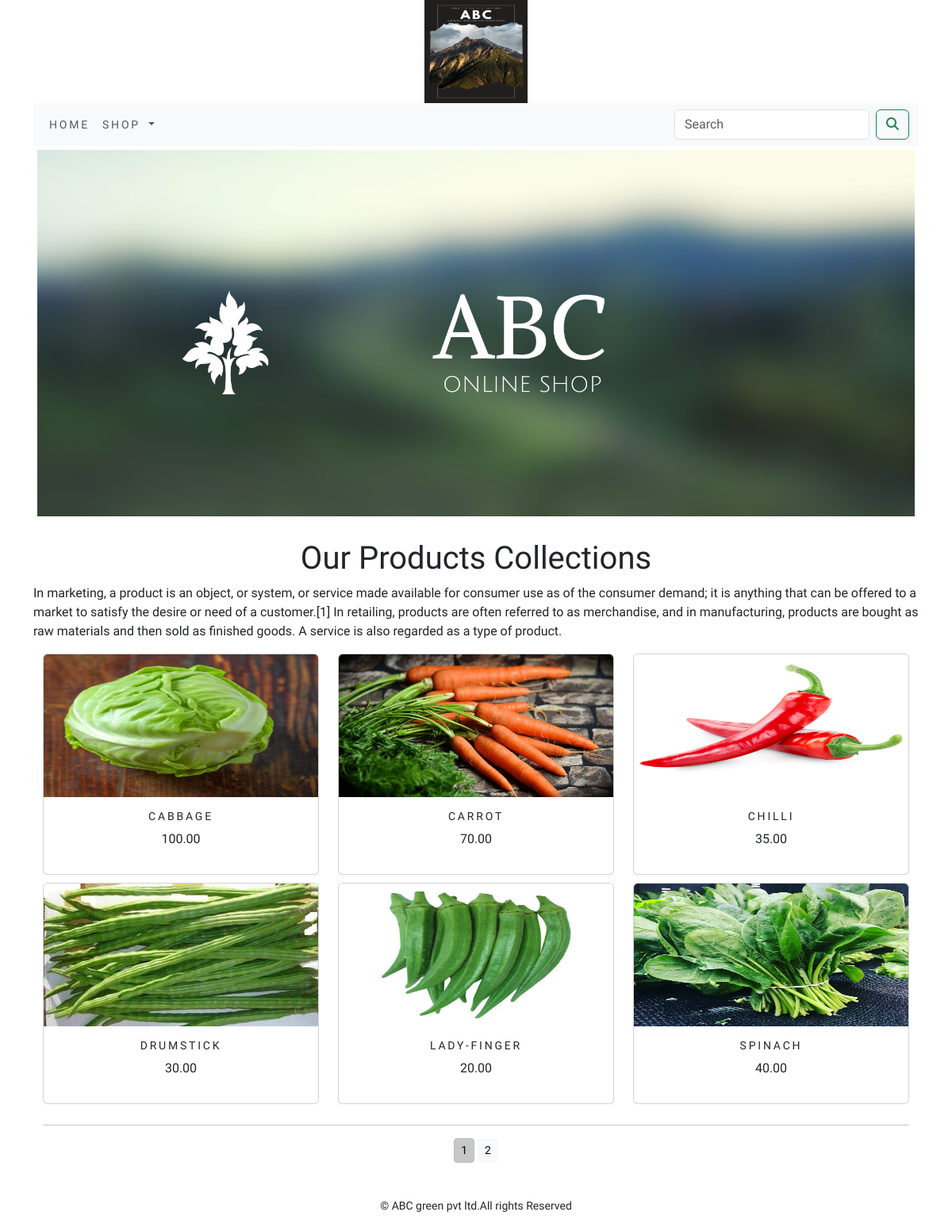
The app's page /shop/ with its own data.
### shop/models.py (models this page shows, shortened)
class Product(models.Model):
    name=models.CharField(max_length=250,unique=True)
    slug=models.SlugField(max_length=250,unique=True)
    description=models.TextField(blank=True)
    price=models.DecimalField(max_digits=10,decimal_places=2)
    category=models.ForeignKey(Category,on_delete=models.CASCADE)
    image=models.ImageField(upload_to='product',blank=True)
    stock=models.IntegerField()
    available=models.BooleanField(default=True)
    created=models.DateTimeField(auto_now_add=True)
    updated=models.DateTimeField(auto_now=True)
    def get_url(self):
        return reverse('shop:proDetail',args=[self.category.slug,self.slug])
    class Meta:
        ordering=('name',)
        verbose_name='product'
        verbose_name_plural='products'

### shop/views.py (the view)
# urls.py: path('',views.allProdCat,name='allProdCat'),
def allProdCat(request,c_slug=None):
    c_page=None
    products_list=None
    if c_slug!=None:
        c_page=get_object_or_404(Category,slug=c_slug)
        products_list=Product.objects.all().filter(category=c_page,available=True)
    else:
        products_list=Product.objects.all().filter(available=True)
    paginator=Paginator(products_list,6)
    try:
        page=int(request.GET.get('page','1'))
    except:
        page=1
    try:
        products=paginator.page(page)
    except (EmptyPage,InvalidPage):
        products=paginator.page(paginator.num_pages)
    return  render(request,'category.html',{'category':c_page,'products':products})

### cart/context_processors.py (called while the page is built)
def counter(request):
    item_count=0
    if 'admin' in request.path:
        return {}
    else:
        try:
            cart=Cart.objects.filter(cart_id=_cart_id(request))
            cart_items=CartItem.objects.all().filter(cart=cart[:1])
            for cart_item in cart_items:
                item_count +=cart_item.quantity
        except Cart.DoesNotExit:
            item_count =0
    return dict(item_count=item_count)

### cart/views.py (called while the page is built)
def _cart_id(request):
    cart=request.session.session_key
    if not cart:
        cart=request.session.create()
    return cart

### shop/context_processors.py (called while the page is built)
def menu_links(request):
    links=Category.objects.all()
    return  dict(links=links)

### shop/models.py (called while the page is built)
    def get_url(self):
        return reverse('shop:product_by_category',args=[self.slug])

### templates/category.html (shortened to what this page needs)
{% extends 'base.html' %}
{% load static %}
{% block content %}
<div class="mx-auto">
  {% if category %}
  <img class="my_image"  style=" width:100%;
    height:20%;"src="{{category.image.url}}" alt="{{category.name}}">
</div>
<br>
<div>
  <h1 class="text-center my_title" style="font-size:16px;
    text-transform:uppercase;
    letter-spacing:.2em;">{{category.name}}</h1>
  <p class="text-justify">{{category.description}}</p>
</div>
{% else %}
<div>
<img class="my_image my_image_padding" style=" width:100%;padding:5px;"src="{% static 'img/banner.png' %}" alt="our products">
</div>
<br>
<div>
  <h1 class="text-center my_title">Our Products Collections</h1>
  <p class="text-justify">In marketing, a product is an object, or system, or service made available for consumer use as of the consumer demand; it is anything that can be offered to a market to satisfy the desire or need of a customer.[1] In retailing, products are often referred to as merchandise, and in manufacturing, products are bought as raw materials and then sold as finished goods. A service is also regarded as a type of product.</p>
</div>
{% endif %}
<div class="container">
  <div class="row mx_auto">
    {% for product in products.object_list %}
    <div class="my_bottom_margin col-9 col-sm-12 col-md-4 xol-lg-4" style="margin-bottom:10px;" >
      <div class="card text-center" style="min-width:18rem;">
        <a href="{{product.get_url}}"><img class="card-img-top my_image" style="width:100%;height:180px;" src="{{product.image.url}}" alt="{{product.name}}"></a>
      <div class="card-body">
        <h4 style="font-size:14px;
text-transform:uppercase;
letter-spacing:.2em;">{{product.name}}</h4>
          <p>{{product.price}}</p>
      </div>
      </div>
    </div>
    {% endfor %}
  </div>
    <div class="mx-auto">
        {% if products.paginator.num_pages > 1 %}
        <hr>
        <div class="text-center">
            {% for pg in products.paginator.page_range %}
            <a href="?page={{pg}}" class="btn btn-light btn-sm {% if products.number == pg %} active {% endif %}" >{{pg}}</a>
        {% endfor %}
        </div>
        {% endif %}
    </div>
    <br>
</div>
     {% endblock %}

### templates/base.html (shortened to what this page needs)
<!DOCTYPE html>
<html lang="en">
<head>
        <link href="https://cdn.jsdelivr.net/npm/bootstrap@5.3.1/dist/css/bootstrap.min.css" rel="stylesheet">
</head>
<body>
<div class="container">
{% include 'header.html' %}
{% include 'navbar.html' %}
{% block content %}
{% endblock %}
    </div>
{% include 'footer.html' %}
</body>
</html>

### templates/header.html
{% load static %}
<header>
  <center>
   <a href="{%url 'shop:allProdCat' %}"><img src="{% static 'img/logo.png' %}" alt="logoimage" width="130px;" height="130px;">
  </center>
</header>

### templates/navbar.html (shortened to what this page needs)
<nav class="navbar navbar-expand-lg navbar-light bg-light">
  <div class="container-fluid">
    <div class="collapse navbar-collapse" id="navbarSupportedContent">
      <ul class="navbar-nav me-auto mb-2 mb-lg-0">
        <li class="nav-item" style=" letter-spacing:.2em;font-size:14px;text-transform  :uppercase;">
          <a class="nav-link" href="{% url 'shop:allProdCat' %}">Home</a>
        </li>
        <li class="nav-item dropdown {% if 'shop' in request.path %} active {% endif %}">
          <a class="nav-link dropdown-toggle" style=" letter-spacing:.2em;font-size:14px;text-transform:uppercase;" href="#" id="navbarDropdown" role="button" data-bs-toggle="dropdown" aria-expanded="false">
            Shop
          </a>
        </li>
      </ul>
      <form class="d-flex" action="{% url 'search_app:SearchResult' %}" method="get">
        <input class="form-control me-2" type="search" placeholder="Search" name="q" aria-label="Search">
        <button class="btn btn-outline-success" type="submit"><i class="fa-solid fa-magnifying-glass"></i></button>
      </form>
    </div>
  </div>
</nav>

### templates/footer.html
<div class="footer navbar-fixed-bottom my_footer">
  <p class="text-center" style=" padding-top:20px;font-size:14px;">&copy; ABC green pvt ltd.All rights Reserved</p>
</div>

### templates/base.html (style rules this page uses)
body { font-family: 'Phudu', cursive; }

### records on screen
Product: image (picture), name "CABBAGE", price "100.00"
Product: image (picture), name "CARROT", price "70.00"
Product: image (picture), name "CHILLI", price "35.00"
Product: image (picture), name "DRUMSTICK", price "30.00"
Product: image (picture), name "LADY-FINGER", price "20.00"
Product: image (picture), name "SPINACH", price "40.00"

### other values on screen
{{ pg }} "1" "2"
